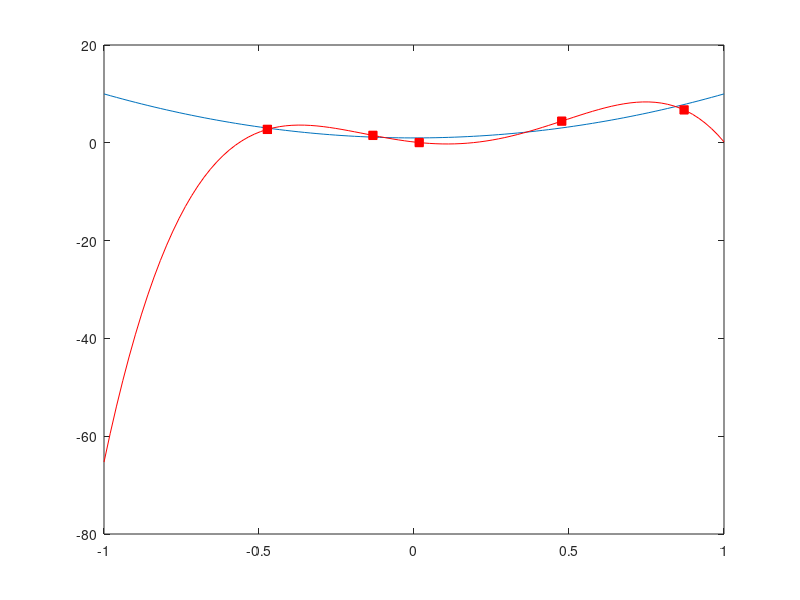
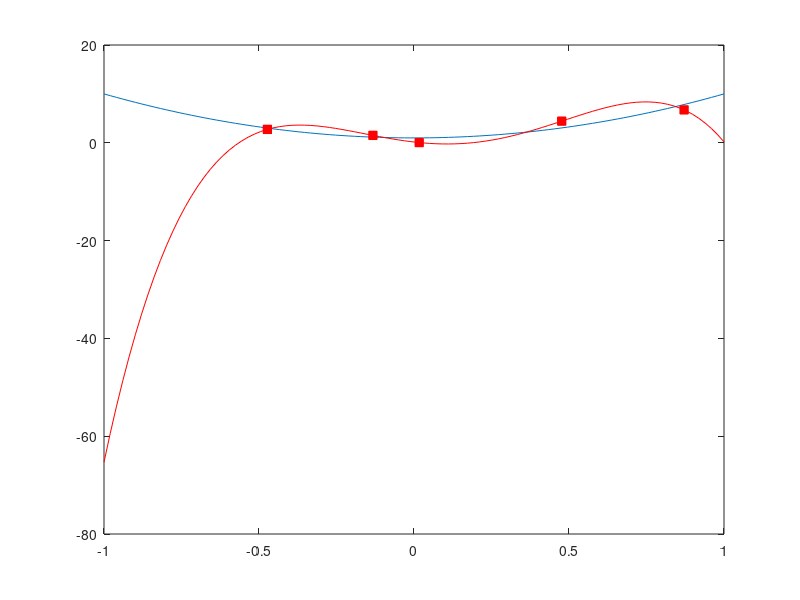
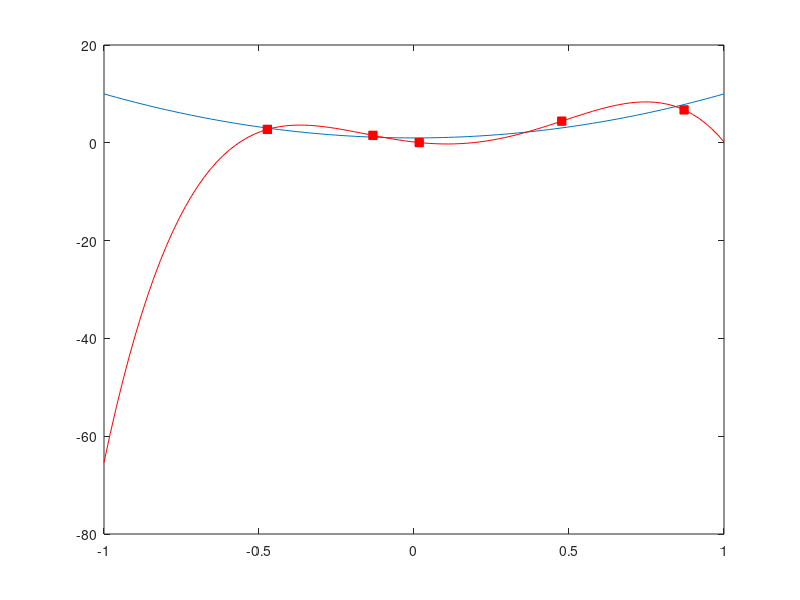
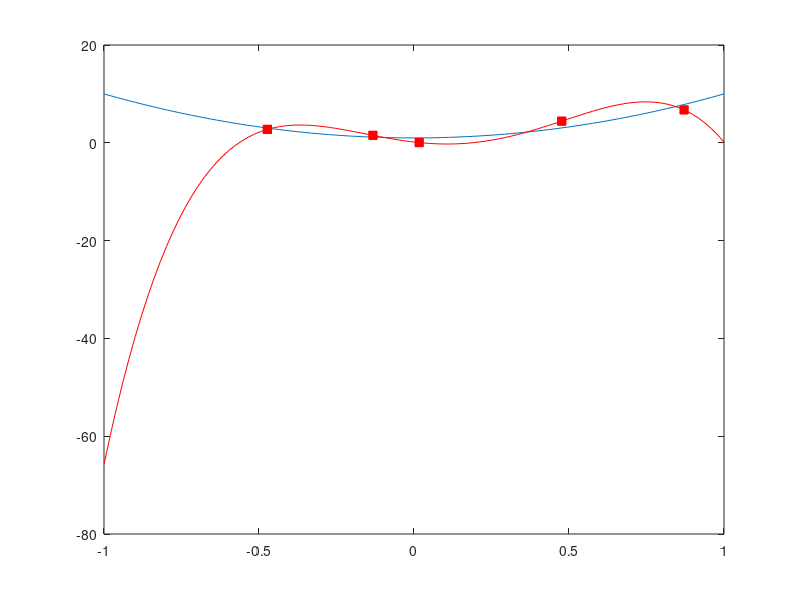

These figures' MATLAB source, in order:
f = inline('1+9*x.^2');
xeq = linspace(-1,1);
x5 = 2*rand(5,1)-1;
e5 = randn(5,1);
y5 = f(x5) + e5;

x50 = 2*rand(50,1)-1;
e50 = randn(50,1);
y50 = f(x50)+e50;

x55 = x5;
y55 = y5;
for i = 1:50
    x55(i+5) = x50(i);
    y55(i+5) = y50(i);
end

degree = 4;
V = ones(5, degree + 1);
V(:,2) = x5;
V(:,3) = V(:,2).*x5;
V(:,4) = V(:,3).*x5;
V(:,5) = V(:,4).*x5;
D = ones(50, degree + 1);
D(:,2) = x50;
D(:,3) = D(:,2).*x50;
D(:,4) = D(:,3).*x50;
D(:,5) = D(:,4).*x50;
%disp(V)
lam = 0;
A=V'*V + lam;
b= V'*y5;
x=A\b;
fit4=V*x;
fit4e=D*x;
Eval = (fit4e-y50)'*(fit4e-y50);
disp(Eval)
y = x(1) + x(2)*xeq + x(3)*xeq.^2 + x(4)*xeq.^3 + x(5)*xeq.^4;
figure();
plot(xeq, f(xeq))
hold on
plot(x5,y5,'rs','MarkerFaceColor', 'r')
plot(xeq, y, 'r')
hold off


lam = 0.0001;
for i = 1:6
    A=V'*V + lam;
    b= V'*y5;
    x=A\b;
    fit4=V*x;
    fit4e=D*x;
    Eval = (fit4e-y50)'*(fit4e-y50);
    disp(Eval)
    y = x(1) + x(2)*xeq + x(3)*xeq.^2 + x(4)*xeq.^3 + x(5)*xeq.^4;
    figure();
    plot(xeq, f(xeq))
    hold on
    plot(x5,y5,'rs','MarkerFaceColor', 'r')
    plot(xeq, y, 'r')
    hold off
    lam = lam*10;
end



